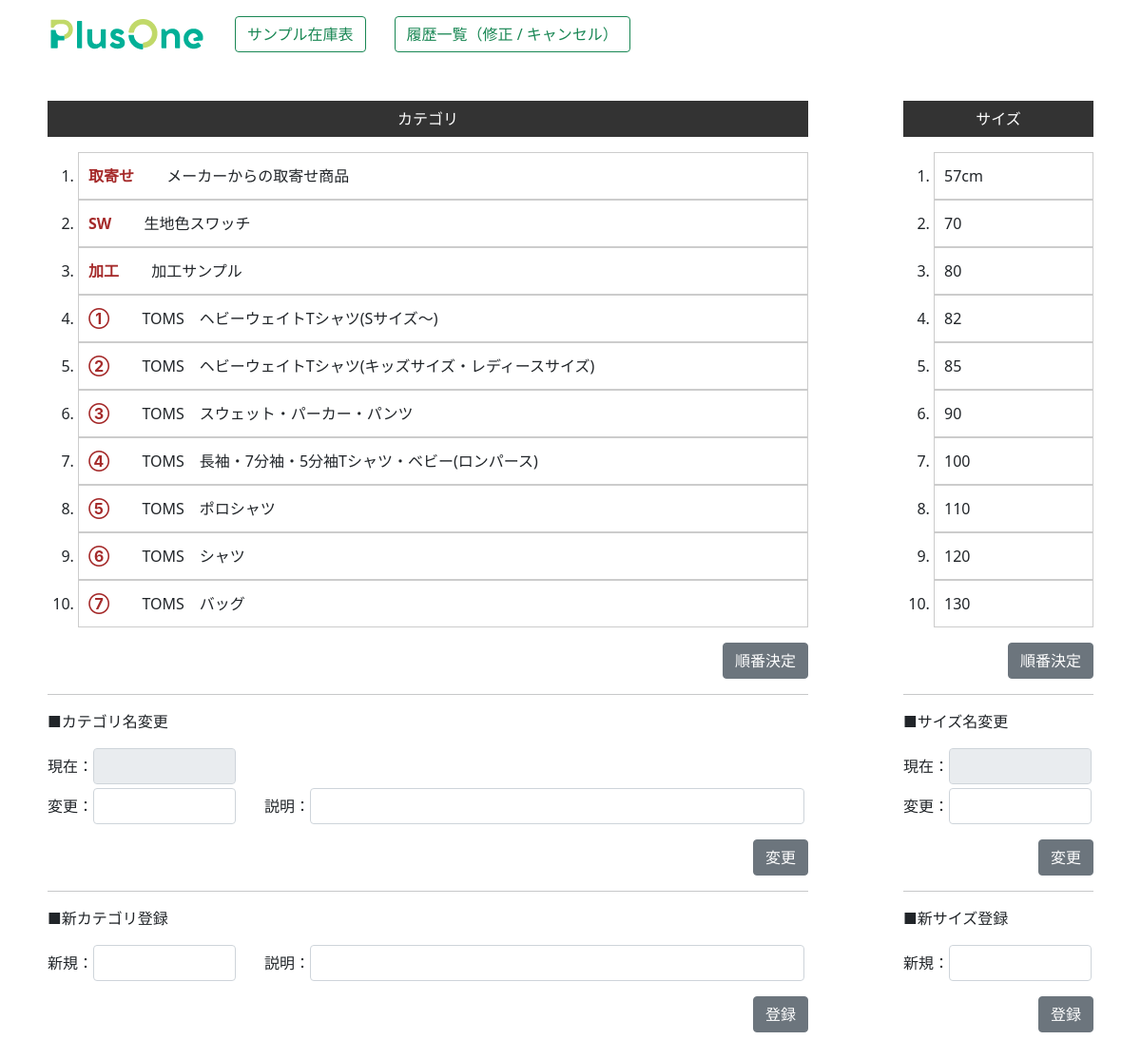
Page /zaiko2/size_category/ (signed in) on the committed database.
### zaiko/models.py (models this page shows, shortened)
class Category(models.Model):
    category_num=models.IntegerField("順番",null=False)
    category=models.CharField("カテゴリ",max_length=50,blank=True)
    category_ex=models.CharField("説明",max_length=100,blank=True)

class Size(models.Model):
    size_num=models.IntegerField("順番",null=False)
    size=models.CharField("サイズ",max_length=30,blank=True)

### zaiko2/views.py (the view)
# urls.py: path('size_category/', size_category, name="size_category"),
@login_required
def size_category(request):
    sizes=Size.objects.all().order_by("size_num")
    category=Category.objects.all().order_by("category_num")
    request.session["comment"]=""
    kanri=0
    if request.user.username == "p1masao":
        kanri=1
    return render(request,"zaiko2/size_category.html",{"sizes":sizes,"category":category,"kanri":kanri})

### zaiko2/templates/zaiko2/size_category.html (shortened to what this page needs)
{% load static %}
<!DOCTYPE html>
<html lang="ja">
<head>
    <link rel="stylesheet" href="{% static 'main.css' %}">
    <link href="https://cdn.jsdelivr.net/npm/bootstrap@5.0.2/dist/css/bootstrap.min.css" rel="stylesheet">
    <link rel="stylesheet" href="https://cdn.jsdelivr.net/npm/bootstrap-icons@1.8.0/font/bootstrap-icons.css">
</head>
<body>
    <div class="container mt-3 mb-5">
        <div style="margin: 0 auto; justify-content: center; width: 1100px;">
            {% include "zaiko/menu.html" with kanri=kanri %}
            <div class="flex4" style="margin-top: 50px;">
                <div style="width: 800px;">
                    <div class="title_sc">カテゴリ</div>
                    <div class="inlineframe mt-3" style=" height: 500px;">
                        <ol class="drag-list">
                            {% for i in category %}
                                {% if i.category_num == 0 %}
                                <li id="{{i.category}}" name="category_list" draggable="true" style="background-color: aqua;">
                                    <span style="color: brown;">{{i.category}}</span>
                                    <span style="margin-left: 30px;">{{i.category_ex}}</span>
                                </li>
                                {% else %}
                                <li id="{{i.category}}" name="category_list" draggable="true">
                                    <span style="color: brown; font-weight: bold;">{{i.category}}</span>
                                    <span style="margin-left: 30px;">{{i.category_ex}}</span>
                                </li>
                                {% endif %}
                            {% endfor %}
                        </ol>
                    </div>
                    <div style="width: 800px;">
                        <div class="mt-3" style="text-align: right;">
                            <button type="button" class="btn btn-secondary" id="btn_category_num">順番決定</button>
                        </div>
                        <hr>
                        <div>■カテゴリ名変更</div>
                        <div class="mt-3">
                            <div class="flex2">
                                <div>現在：</div>
                                <div style="width: 150px;"><input class="form-control" type="text" id="category_name1" readonly></div>
                            </div>
                            <div class="flex2 mt-1">
                                <div>変更：</div>
                                <div style="width: 150px;"><input class="form-control" type="text" id="category_name2"></div>
                                <div style="margin-left: 30px;">説明：</div>
                                <div style="width: 520px;"><input class="form-control" type="text" id="category_name3"></div>
                            </div>
                            <div class="mt-3" style="text-align: right;">
                                <button type="button" class="btn btn-secondary" id="btn_category_name">変更</button>
                            </div>
                        </div>
                        <hr>
                        <div>■新カテゴリ登録</div>
                        <div class="mt-3">
                            <div class="flex2">
                                <div>新規：</div>
                                <div style="width: 150px;"><input class="form-control" type="text" id="category_new1"></div>
                                <div style="margin-left: 30px;">説明：</div>
                                <div style="width: 520px;"><input class="form-control" type="text" id="category_new2"></div>
                            </div>
                            <div class="mt-3" style="text-align: right;">
                                <button type="button" class="btn btn-secondary" id="btn_category_new">登録</button>
                            </div>
                        </div>
                    </div>
                </div>
                <div style="width: 200px;">
                    <div class="title_sc">サイズ</div>
                    <div class="inlineframe mt-3" style="height: 500px;">
                        <ol class="drag-list">
                            {% for i in sizes %}
                                {% if i.size_num == 0 %}
                                <li id="{{i.size}}" name="size_list" draggable="true" style="background-color: aqua;">{{i.size}}</li>
                                {% else %}
                                <li id="{{i.size}}" name="size_list" draggable="true">{{i.size}}</li>
                                {% endif %}
                            {% endfor %}
                        </ol>
                    </div>
                    <div style="width: 200px;">
                        <div class="mt-3" style="text-align: right;">
                            <button type="button" class="btn btn-secondary" id="btn_size_num">順番決定</button>
                        </div>
                        <hr>
                        <div>■サイズ名変更</div>
                        <div class="mt-3">
                            <div class="flex2">
                                <div>現在：</div>
                                <div style="width: 150px;"><input class="form-control" type="text" id="size_name1" readonly></div>
                            </div>
                            <div class="flex2 mt-1">
                                <div>変更：</div>
                                <div style="width: 150px;"><input class="form-control" type="text" id="size_name2"></div>
                            </div>
                            <div class="mt-3" style="text-align: right;">
                                <button type="button" class="btn btn-secondary" id="btn_size_name">変更</button>
                            </div>
                        </div>
                        <hr>
                        <div>■新サイズ登録</div>
                        <div class="mt-3">
                            <div class="flex2">
                                <div>新規：</div>
                                <div style="width: 150px;"><input class="form-control" type="text" id="size_new"></div>
                            </div>
                            <div class="mt-3" style="text-align: right;">
                                <button type="button" class="btn btn-secondary" id="btn_size_new">登録</button>
                            </div>
                        </div>
                    </div>
                </div>
            </div>
        </div>
    </div>
</body>
</html>

### zaiko/static/main.css (style rules this page uses)
.flex2,.menu { display: flex; flex-wrap: wrap; align-items: center; }
.flex4 { display: flex; flex-wrap: nowrap; justify-content: space-between; }
.drag-list li { line-height:3em; border:1px solid #cccccc; cursor:pointer; padding-left: 10px; }
.inlineframe { background-color:#FFFFFF; overflow:auto; overflow-y:scroll; overflow-x:hidden; }
.title_sc { background-color: #333333; color: #fff; text-align: center; padding: 7px 0px; }

### rows in the picture
Category: category "取寄せ", category_ex "メーカーからの取寄せ商品"
Category: category "SW", category_ex "生地色スワッチ"
Category: category "加工", category_ex "加工サンプル"
Category: category "①", category_ex "TOMS ヘビーウェイトTシャツ(Sサイズ～)"
Category: category "②", category_ex "TOMS ヘビーウェイトTシャツ(キッズサイズ・レディースサイズ)"
Category: category "③", category_ex "TOMS スウェット・パーカー・パンツ"
Category: category "④", category_ex "TOMS 長袖・7分袖・5分袖Tシャツ・ベビー(ロンパース)"
Category: category "⑤", category_ex "TOMS ポロシャツ"
Category: category "⑥", category_ex "TOMS シャツ"
Category: category "⑦", category_ex "TOMS バッグ"
Size: size "57cm"
Size: size "70"
Size: size "80"
Size: size "82"
Size: size "85"
Size: size "90"
Size: size "100"
Size: size "110"
Size: size "120"
Size: size "130"
